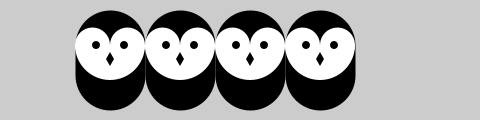
Frame 1 (no input)
Frame 60 (the mouse pressed at the canvas centre just before this capture): identical to frame 1, image omitted
Frame 120 (the mouse held since frame 60 and released just before this capture): identical to frame 1, image omitted

The Processing sketch that drew this single still picture (run headless with seeded random() and noise(); from frame 60 on, the mouse is pressed at the canvas centre):

// Processing sketch: ex8_5
// ── ex8_5.pde
void setup() {
 size (480, 120);
 smooth();
}

void draw() {
  background(204);
  owl(110, 110);
  owl(180, 110);
  owl(250, 110);
  owl(320, 110);
}

void owl(int x, int y){
  pushMatrix();
  translate(x, y);
  stroke(0);
  strokeWeight(70);
  line(0, -35, 0, -65);
  noStroke();
  fill(255);
  ellipse(-17.5, -65, 35, 35);
  ellipse(17.5, -65, 35, 35);
  arc(0, -65, 70, 70, 0, PI);
  fill(0);
  ellipse(-14, -65, 8, 8);
  ellipse(14, -65, 8, 8);
  quad(0, -58, 4, -51, 0, -44, -4, -51);
  popMatrix();
}


/* notes
Functions significantly reduce the amount of code that needs to be written in most cases, since it allows specific sets of code to be isolated and run as many times as needed
*/
